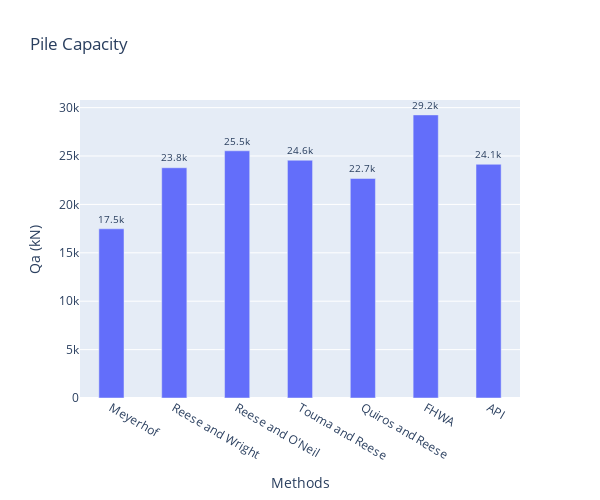

The code cell stored with this chart in its notebook:
### Code cell
pm.plot_result(param="Qa")

### Figure 1 — Plotly figure (JSON) as saved in the notebook; plotly's stock layout.template omitted (floating-point values rounded to 4 significant figures)
{"data": [{"alignmentgroup": "True", "cliponaxis": false, "hovertemplate": "Methods=%{x}<br>Qa (kN)=%{y}<extra></extra>", "legendgroup": "", "marker": {"color": "#636efa", "pattern": {"shape": ""}}, "name": "", "offsetgroup": "", "orientation": "v", "showlegend": false, "textangle": 0, "textfont": {"size": 12}, "textposition": "outside", "texttemplate": "%{y:.3s}", "type": "bar", "width": 0.4, "x": ["Meyerhof", "Reese and Wright", "Reese and O'Neil", "Touma and Reese", "Quiros and Reese", "FHWA", "API"], "xaxis": "x", "y": [17480.0, 23790.0, 25540.0, 24570.0, 22680.0, 29250.0, 24150.0], "yaxis": "y"}], "layout": {"barmode": "relative", "height": 500, "legend": {"tracegroupgap": 0}, "title": {"text": "Pile Capacity"}, "width": 600, "xaxis": {"anchor": "y", "domain": [0, 1], "title": {"text": "Methods"}}, "yaxis": {"anchor": "x", "domain": [0, 1], "title": {"text": "Qa (kN)"}}}}
